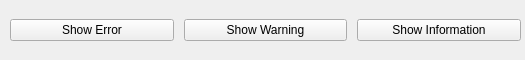
<?xml version="1.0" encoding="UTF-8"?>
<ui version="4.0">
 <class>MainWindow</class>
 <widget class="QMainWindow" name="MainWindow">
  <property name="geometry">
   <rect>
    <x>0</x>
    <y>0</y>
    <width>525</width>
    <height>60</height>
   </rect>
  </property>
  <property name="minimumSize">
   <size>
    <width>525</width>
    <height>60</height>
   </size>
  </property>
  <property name="maximumSize">
   <size>
    <width>525</width>
    <height>60</height>
   </size>
  </property>
  <property name="windowTitle">
   <string>MainWindow</string>
  </property>
  <widget class="QWidget" name="centralwidget">
   <widget class="QWidget" name="horizontalLayoutWidget">
    <property name="geometry">
     <rect>
      <x>10</x>
      <y>10</y>
      <width>511</width>
      <height>41</height>
     </rect>
    </property>
    <layout class="QHBoxLayout" name="horizontalLayout_3" stretch="1,1,1">
     <property name="spacing">
      <number>10</number>
     </property>
     <property name="sizeConstraint">
      <enum>QLayout::SetDefaultConstraint</enum>
     </property>
     <property name="leftMargin">
      <number>0</number>
     </property>
     <property name="topMargin">
      <number>0</number>
     </property>
     <property name="rightMargin">
      <number>0</number>
     </property>
     <property name="bottomMargin">
      <number>0</number>
     </property>
     <item>
      <widget class="QPushButton" name="pushButton">
       <property name="text">
        <string>Show Error</string>
       </property>
      </widget>
     </item>
     <item>
      <widget class="QPushButton" name="pushButton_2">
       <property name="text">
        <string>Show Warning</string>
       </property>
      </widget>
     </item>
     <item>
      <widget class="QPushButton" name="pushButton_3">
       <property name="text">
        <string>Show Information</string>
       </property>
      </widget>
     </item>
    </layout>
   </widget>
  </widget>
  <widget class="QMenuBar" name="menubar">
   <property name="geometry">
    <rect>
     <x>0</x>
     <y>0</y>
     <width>525</width>
     <height>26</height>
    </rect>
   </property>
   <property name="mouseTracking">
    <bool>true</bool>
   </property>
   <property name="tabletTracking">
    <bool>true</bool>
   </property>
   <property name="defaultUp">
    <bool>false</bool>
   </property>
  </widget>
 </widget>
 <resources/>
 <connections/>
</ui>
